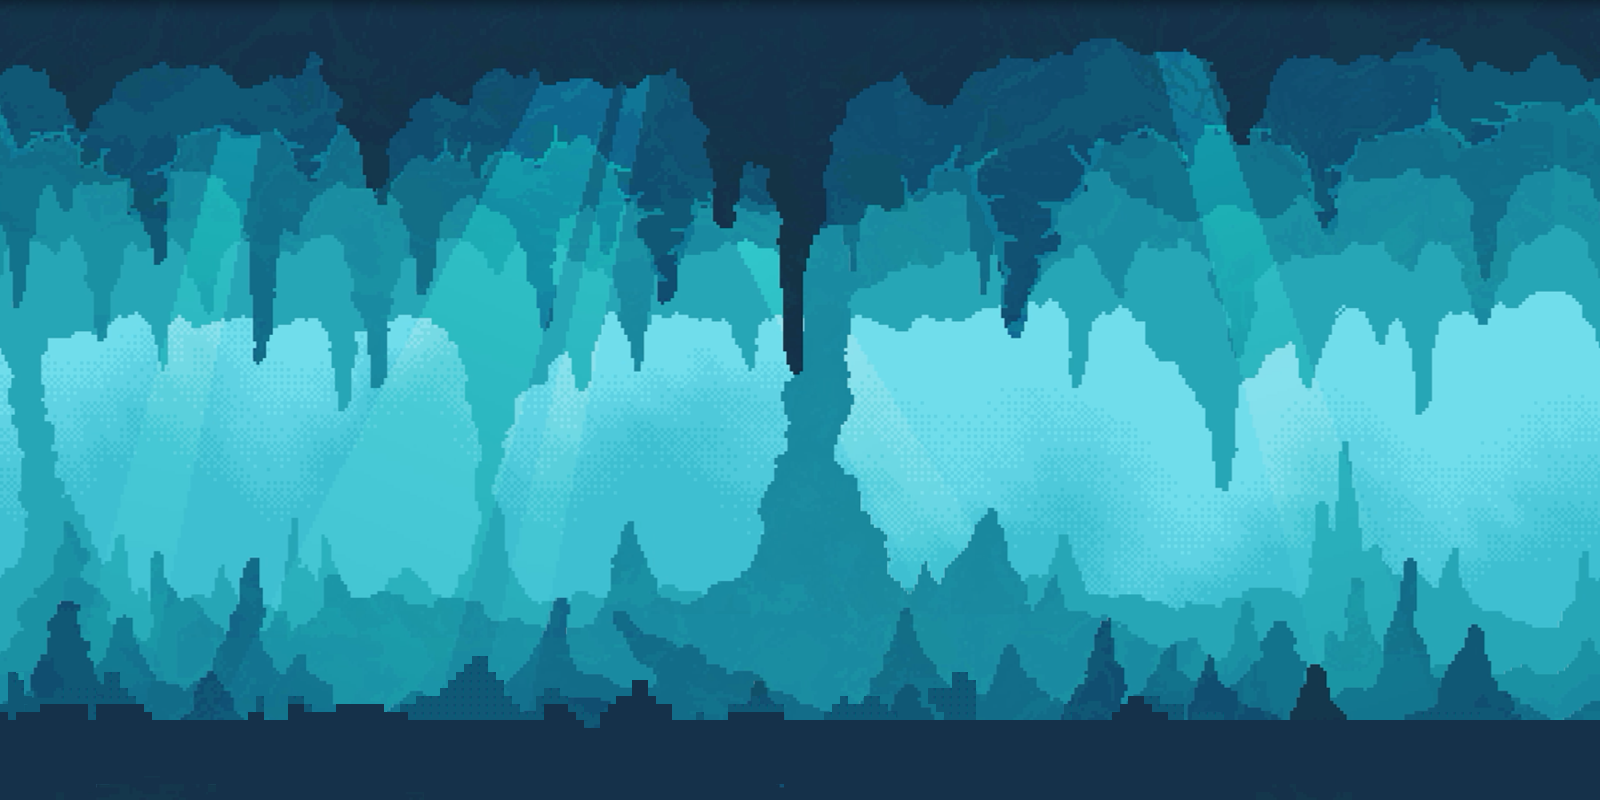

Rendered tile map (Tiled .tmx) drawn with the repository's tilesets; below, a short description and the map source with its tile grids summarised:
An orthogonal 200x100 tile map with 8x8 px tiles, 1 tile layer (Tile Layer 1) and 4 objects.

<map version="1.10" tiledversion="1.11.2" orientation="orthogonal" renderorder="right-down" width="200" height="100" tilewidth="8" tileheight="8" infinite="0" nextlayerid="4" nextobjectid="6">
 <tileset firstgid="1" source="Map5.tsx" />
 <layer id="1" name="Tile Layer 1" width="200" height="100">
  <data>[20000 cells, 20000 non-empty, 17756 distinct tile ids]</data>
 </layer>
 <objectgroup id="2" name="Ground">
  <object id="1" x="0" y="717.375" width="1599.65" height="83.1535" />
  <object id="2" x="-1.40938" y="-2.81876" width="7.04691" height="727.241" />
  <object id="3" x="1589.78" y="1.40938" width="9.86567" height="725.831" />
 </objectgroup>
 <objectgroup id="3" name="Monster">
  <object id="4" x="1139.24" y="494.616" width="190.266" height="222.682">
   <properties>
    <property name="hp" type="float" value="3000" />
    <property name="respawnTime" type="float" value="20" />
    <property name="type" value="final_Boss" />
   </properties>
  </object>
 </objectgroup>
</map>
